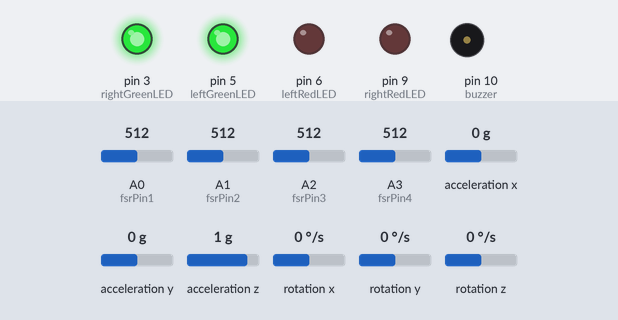
Simulated run of this sketch. Board: Arduino Uno, built with avr-gcc and run on an emulated ATmega328P. Parts: output pins drawn as LEDs (lit = HIGH), buzzer (waves = sounding, pin HIGH). The test bench sets the inputs (shaded band); at power-on: A0 (fsrPin1) = 512, A1 (fsrPin2) = 512, A2 (fsrPin3) = 512, A3 (fsrPin4) = 512, acceleration x 0 g, acceleration y 0 g, acceleration z 1 g, rotation x 0 °/s, rotation y 0 °/s, rotation z 0 °/s. What the sketch prints to the serial monitor is not drawn.

Above: at 0.05 s.
At 14.45 s:
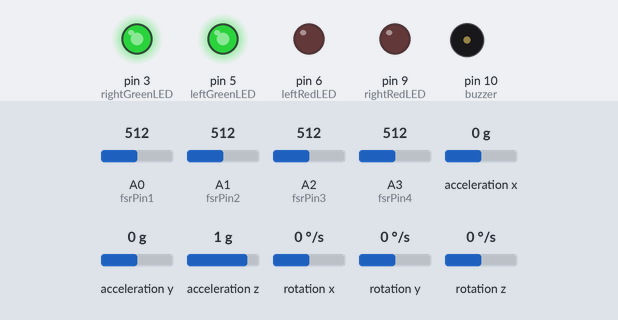
At 35.05 s:
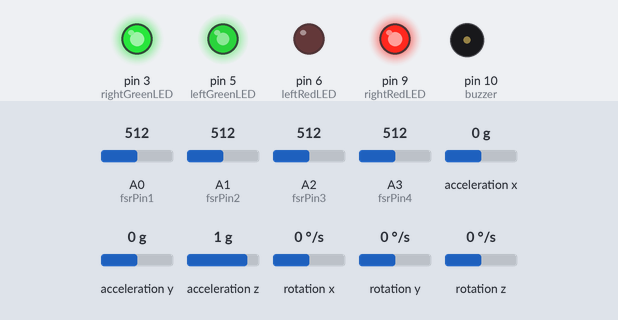
At 44.85 s:
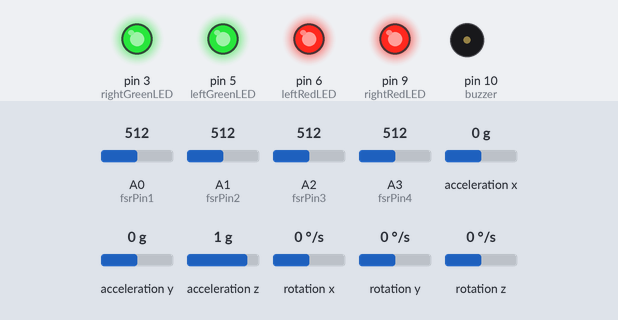
Timing chart, 0 to 58.5 s (numbered marks = the images above):
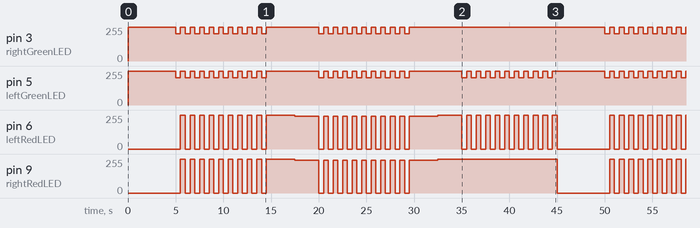

The sketch:

BikingHelmetHead.ino
```cpp
#include <Wire.h>
#include <MPU6050.h>
#define OUTPUT_READABLE_YAWPITCHROLL

// Define the analog pins for the FSRs
const int fsrPin1 = A0;
const int fsrPin2 = A1;
const int fsrPin3 = A2;
const int fsrPin4 = A3;

// Define the PWM pins for the LEDs
const int rightGreenLED = 3;
const int leftGreenLED = 5;
const int leftRedLED = 6;
const int rightRedLED = 9;

const int buzzer = 10;

// Initialize the MPU6050 object
MPU6050 mpu;

const int calibration = 0;

void setup() {
  // Start serial communication at 115200 baud rate
  Serial.begin(115200);
  Serial.flush();

  // Initialize I2C communication for MPU6050
  Wire.begin();
  mpu.initialize();

  // Set the offsets obtained from the calibration process
  mpu.setXAccelOffset(0);
  mpu.setYAccelOffset(0);
  mpu.setZAccelOffset(0);
  mpu.setXGyroOffset(0);
  mpu.setYGyroOffset(0);
  mpu.setZGyroOffset(0);

  if (calibration == 1) {
    mpu.CalibrateAccel(6);  // Calibration Time: generate offsets and calibrate our MPU6050
    mpu.CalibrateGyro(6);
    Serial.println("These are the Active offsets: ");
    mpu.PrintActiveOffsets();
  }

  // Check if MPU6050 is connected
  if (!mpu.testConnection()) {
    while (1) {
      Serial.println("ERROR");
    }
  }

  pinMode(fsrPin1, INPUT);
  pinMode(fsrPin2, INPUT);
  pinMode(fsrPin3, INPUT);
  pinMode(fsrPin4, INPUT);

  pinMode(rightGreenLED, OUTPUT);
  pinMode(leftGreenLED, OUTPUT);
  pinMode(leftRedLED, OUTPUT);
  pinMode(rightRedLED, OUTPUT);

  pinMode(buzzer, OUTPUT);
}

int leftRedValue = 255;
int leftGreenValue = 50;
int rightRedValue = 255;
int rightGreenValue = 50;

void parseInput(String input) {
  int commaIndex = 0;
  leftRedValue = input.substring(0, input.indexOf(',')).toInt();
  commaIndex = input.indexOf(',') + 1;
  leftGreenValue = input.substring(commaIndex, input.indexOf(',', commaIndex)).toInt();
  commaIndex = input.indexOf(',', commaIndex) + 1;
  rightRedValue = input.substring(commaIndex, input.indexOf(',', commaIndex)).toInt();
  commaIndex = input.indexOf(',', commaIndex) + 1;
  rightGreenValue = input.substring(commaIndex).toInt();
}

String input = "";

void loop() {
  while (Serial.available() > 0) {
    char val = (char) Serial.read();
    if (val != "\n") {
      input += val;
    } else {
      parseInput(input);
      input = "";
    }
  }

  // Read analog values from each FSR pin
  int fsrValue1 = analogRead(fsrPin1);
  int fsrValue2 = analogRead(fsrPin2);
  int fsrValue3 = analogRead(fsrPin3);
  int fsrValue4 = analogRead(fsrPin4);

  // Set LED brightness based on mapped FSR values
  analogWrite(leftRedLED, 255 - leftRedValue);
  analogWrite(leftGreenLED, 255 - leftGreenValue);
  analogWrite(rightRedLED, 255 - rightRedValue);
  analogWrite(rightGreenLED, 255 - rightGreenValue);

  // Get gyroscope and accelerometer data from MPU6050
  int16_t ax_raw, ay_raw, az_raw, gx_raw, gy_raw, gz_raw;
  mpu.getMotion6(&ax_raw, &ay_raw, &az_raw, &gx_raw, &gy_raw, &gz_raw);

  // Convert accelerometer raw data to m/s² (assuming a ±2g range with 16384 LSB/g)
  float ax = ax_raw / 16384.0 * 9.8;
  float ay = ay_raw / 16384.0 * 9.8;
  float az = az_raw / 16384.0 * 9.8;

  // Convert gyroscope raw data to degrees per second (assuming ±250°/s range)
  float gx = gx_raw / 131.0;
  float gy = gy_raw / 131.0;
  float gz = gz_raw / 131.0;

  // Send data to Processing as a comma-separated string
  Serial.print(String(fsrValue1) + ',' + String(fsrValue2) + ',' + String(fsrValue3) + ',' + String(fsrValue4) + ',' + String(gx) + ',' + String(gy) + ',' + String(gz) + '\n');

  analogWrite(leftRedLED, 255 - 255);
  analogWrite(leftGreenLED, 255 - 0);
  analogWrite(rightRedLED, 255 - 255);
  analogWrite(rightGreenLED, 255 - 0);

  delay(5000);

  for (int i = 0; i < 10; ++i) {
    analogWrite(leftRedLED, 255 - leftRedValue);
    analogWrite(leftGreenLED, 255 - leftGreenValue);
    analogWrite(rightRedLED, 255 - rightRedValue);
    analogWrite(rightGreenLED, 255 - rightGreenValue);
    delay(500);
    analogWrite(leftRedLED, 255);
    analogWrite(leftGreenLED, 255);
    analogWrite(rightRedLED, 255);
    analogWrite(rightGreenLED, 255);
    delay(500);
  }

  delay(2500);

  analogWrite(leftRedLED, 255 - 10);
  analogWrite(leftGreenLED, 255);
  analogWrite(rightRedLED, 255 - 10);
  analogWrite(rightGreenLED, 255);

  delay(2500);


  for (int i = 0; i < 10; ++i) {
    analogWrite(leftRedLED, 255 - leftRedValue);
    analogWrite(leftGreenLED, 255 - leftGreenValue);
    analogWrite(rightRedLED, 255 - rightRedValue);
    analogWrite(rightGreenLED, 255 - rightGreenValue);
    delay(500);
    analogWrite(leftRedLED, 255 - 10);
    analogWrite(leftGreenLED, 255);
    analogWrite(rightRedLED, 255 - 10);
    analogWrite(rightGreenLED, 255);
    delay(500);
  }

  delay(2500);

  analogWrite(leftRedLED, 255);
  analogWrite(leftGreenLED, 255);
  analogWrite(rightRedLED, 255);
  analogWrite(rightGreenLED, 255);

  delay(2500);

  for (int i = 0; i < 10; ++i) {
    analogWrite(leftRedLED, 255 - leftRedValue);
    analogWrite(leftGreenLED, 255 - leftGreenValue);
    delay(500);
    analogWrite(leftRedLED, 255);
    analogWrite(leftGreenLED, 255);
    delay(500);
  }

  // Add a short delay between readings
  delay(15);
}
```

Measured:
- by itself, pin 5 (leftGreenLED): repeats every 15.0 s: 9 × (205/255 0.50 s, 255/255 0.50 s), 205/255 0.50 s, 255/255 5.5 s
- by itself, pin 6 (leftRedLED), pin 9 (rightRedLED): moves between 0/255 and 255/255, repeating every 45.0 s
- by itself, pin 3 (rightGreenLED): repeats every 45.0 s: 9 × (205/255 0.50 s, 255/255 0.50 s), 205/255 0.50 s, 255/255 5.5 s, 9 × (205/255 0.50 s, 255/255 0.50 s), 205/255 0.50 s, 255/255 20.5 s
